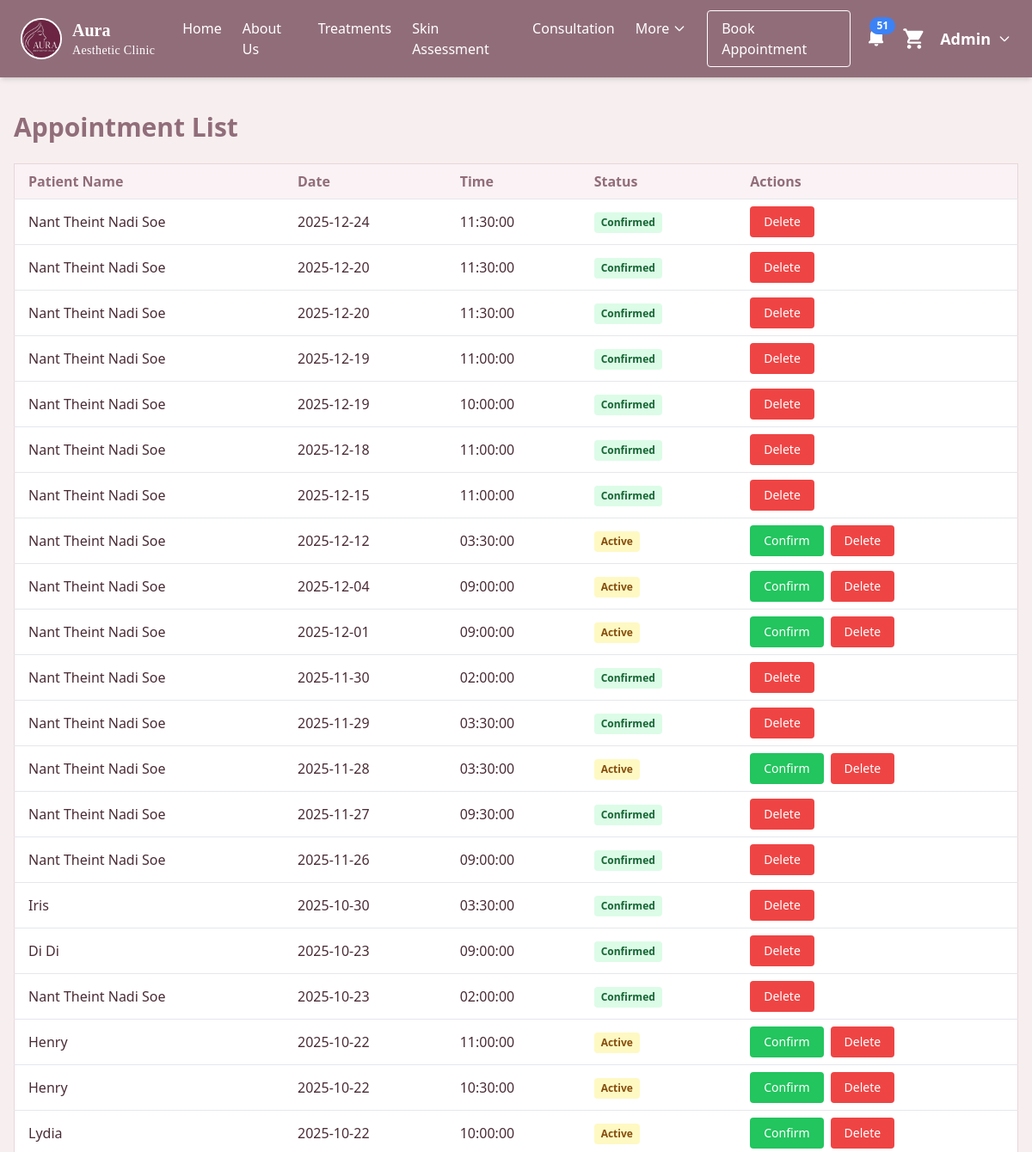
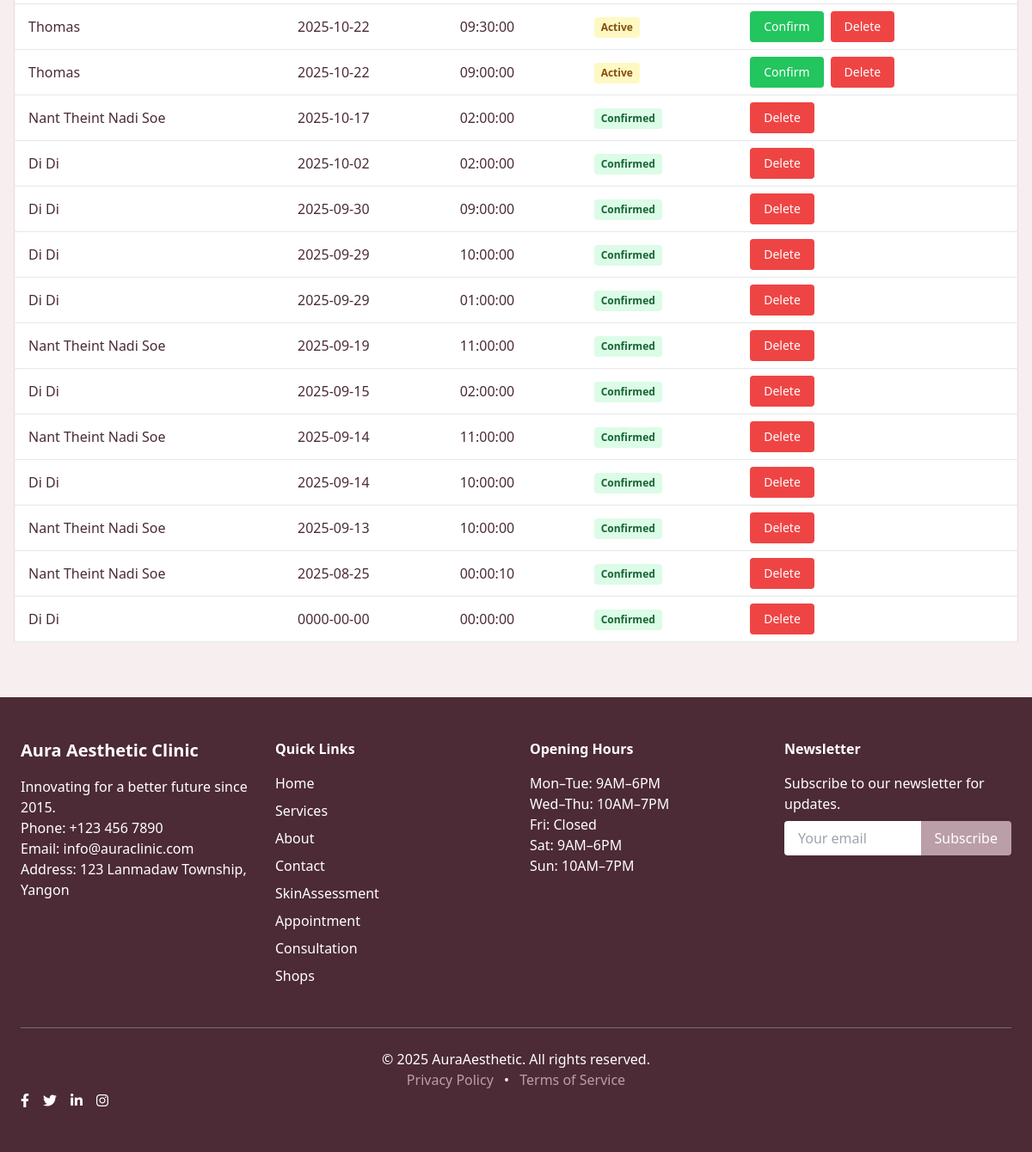
Screenshot of /appointmentlist.php (signed in) with the database file from the repository (2 pictures, top to bottom).
### tables this page shows
CREATE TABLE `appointment` (
  `AppointmentCode` varchar(20) NOT NULL,
  `PatientID` int(11) NOT NULL,
  `AppointmentDate` date NOT NULL,
  `AppointmentTime` time NOT NULL,
  `Name` varchar(30) NOT NULL,
  `Email` varchar(30) NOT NULL,
  `PhoneNumber` varchar(30) NOT NULL,
  `Address` varchar(50) NOT NULL,
  `Status` varchar(30) NOT NULL,
  `IsNotified` tinyint(1) NOT NULL
);

CREATE TABLE `patientregister` (
  `PatientID` int(11) NOT NULL,
  `Name` varchar(50) NOT NULL,
  `UserName` varchar(50) NOT NULL,
  `Email` varchar(50) NOT NULL,
  `Password` varchar(255) NOT NULL,
  `PhoneNumber` varchar(30) NOT NULL,
  `DateofBirth` date NOT NULL,
  `Gender` varchar(30) NOT NULL,
  `Address` varchar(50) NOT NULL
);

### appointmentlist.php (the view, shortened to what this page needs)
<?php
$role = $_SESSION['position'];
include('header.php');
include('navbar.php');
?>
<body class="bg-[#F7EFEF] text-[#4A2C35] font-sans">
    <div class="max-w-7xl mx-auto mt-6 lg:mt-10 px-3 sm:px-4 mb-8 lg:mb-16">
        <h1 class="text-2xl lg:text-3xl font-bold text-[#916D7A] mb-4 lg:mb-6">Appointment List</h1>
        <div class="overflow-x-auto">
            <table class="w-full bg-white border border-[#EBD5DC] rounded shadow-md text-sm lg:text-base">
                <thead>
                    <tr class="bg-[#FAF2F5] text-[#916D7A]">
                        <th class="py-2 px-2 sm:px-4 border-b text-left">Patient Name</th>
                        <th class="py-2 px-2 sm:px-4 border-b text-left">Date</th>
                        <th class="py-2 px-2 sm:px-4 border-b text-left">Time</th>
                        <th class="py-2 px-2 sm:px-4 border-b text-left">Status</th>
                        <th class="py-2 px-2 sm:px-4 border-b text-left">Actions</th>
                    </tr>
                </thead>
                <tbody>
                    <?php
                    $apptQuery = mysqli_query($connect, "
                        SELECT a.*, p.Name AS PatientName
                        FROM appointment a
                        LEFT JOIN patientregister p
                        ON a.PatientID = p.PatientID
                        ORDER BY AppointmentDate DESC, AppointmentTime DESC
                    ");
                    if ($apptQuery && mysqli_num_rows($apptQuery) > 0):
                        while ($a = mysqli_fetch_assoc($apptQuery)):
                    ?>
                            <tr class="hover:bg-[#F7EFEF]">
                                <td class="py-2 px-2 sm:px-4 border-b"><?= htmlspecialchars($a['PatientName']) ?></td>
                                <td class="py-2 px-2 sm:px-4 border-b"><?= htmlspecialchars($a['AppointmentDate']) ?></td>
                                <td class="py-2 px-2 sm:px-4 border-b"><?= htmlspecialchars($a['AppointmentTime']) ?></td>
                                <td class="py-2 px-2 sm:px-4 border-b">
                                    <span class="inline-block px-2 py-1 rounded text-xs font-semibold
                                        <?= $a['Status'] === 'Confirmed' ? 'bg-green-100 text-green-800' : 'bg-yellow-100 text-yellow-800' ?>">
                                        <?= htmlspecialchars($a['Status']) ?>
                                    </span>
                                </td>
                                <td class="py-2 px-2 sm:px-4 border-b">
                                    <div class="flex flex-col sm:flex-row gap-1 sm:gap-2">
                                        <?php if ($a['Status'] !== 'Confirmed'): ?>
                                            <?php if (in_array($role, ['Admin', 'Receptionist'])): ?>
                                                <a href="appointmentlist.php?confirm_appointment=<?= urlencode($a['AppointmentCode']) ?>"
                                                    class="bg-green-500 text-white px-2 sm:px-4 py-1 sm:py-2 rounded hover:bg-green-700 text-xs sm:text-sm text-center"
                                                    onclick="return confirm('Confirm this appointment?');">
                                                    Confirm
                                                </a>
                                            <?php endif; ?>
                                        <?php endif; ?>
                                        <?php if ($role === 'Admin'): ?>
                                            <a href="appointmentlist.php?delete_appointment=<?= urlencode($a['AppointmentCode']) ?>"
                                                class="bg-red-500 text-white px-2 sm:px-4 py-1 sm:py-2 rounded hover:bg-red-700 text-xs sm:text-sm text-center"
                                                onclick="return confirm('Delete this appointment?');">
                                                Delete
                                            </a>
                                        <?php endif; ?>
                                    </div>
                                </td>
                            </tr>
                        <?php endwhile;
                    else: ?>
                        <tr>
                            <td colspan="5" class="text-center text-gray-500 py-4">No appointments found.</td>
                        </tr>
                    <?php endif; ?>
                </tbody>
            </table>
        </div>
    </div>
</body>
<?php include('footer.php'); ?>

### style.css (style rules this page uses)
body { background-color: pink; }

### rows the page displays
appointment: PatientID.Name "Nant Theint Nadi Soe", AppointmentDate "2025-12-24", AppointmentTime "11:30:00", Status "Confirmed"
appointment: PatientID.Name "Nant Theint Nadi Soe", AppointmentDate "2025-12-20", AppointmentTime "11:30:00", Status "Confirmed"
appointment: PatientID.Name "Nant Theint Nadi Soe", AppointmentDate "2025-12-20", AppointmentTime "11:30:00", Status "Confirmed"
appointment: PatientID.Name "Nant Theint Nadi Soe", AppointmentDate "2025-12-19", AppointmentTime "11:00:00", Status "Confirmed"
appointment: PatientID.Name "Nant Theint Nadi Soe", AppointmentDate "2025-12-19", AppointmentTime "10:00:00", Status "Confirmed"
appointment: PatientID.Name "Nant Theint Nadi Soe", AppointmentDate "2025-12-18", AppointmentTime "11:00:00", Status "Confirmed"
appointment: PatientID.Name "Nant Theint Nadi Soe", AppointmentDate "2025-12-15", AppointmentTime "11:00:00", Status "Confirmed"
appointment: PatientID.Name "Nant Theint Nadi Soe", AppointmentDate "2025-12-12", AppointmentTime "03:30:00", Status "Active"
appointment: PatientID.Name "Nant Theint Nadi Soe", AppointmentDate "2025-12-04", AppointmentTime "09:00:00", Status "Active"
appointment: PatientID.Name "Nant Theint Nadi Soe", AppointmentDate "2025-12-01", AppointmentTime "09:00:00", Status "Active"
appointment: PatientID.Name "Nant Theint Nadi Soe", AppointmentDate "2025-11-30", AppointmentTime "02:00:00", Status "Confirmed"
appointment: PatientID.Name "Nant Theint Nadi Soe", AppointmentDate "2025-11-29", AppointmentTime "03:30:00", Status "Confirmed"
appointment: PatientID.Name "Nant Theint Nadi Soe", AppointmentDate "2025-11-28", AppointmentTime "03:30:00", Status "Active"
appointment: PatientID.Name "Nant Theint Nadi Soe", AppointmentDate "2025-11-27", AppointmentTime "09:30:00", Status "Confirmed"
appointment: PatientID.Name "Nant Theint Nadi Soe", AppointmentDate "2025-11-26", AppointmentTime "09:00:00", Status "Confirmed"
appointment: PatientID.Name "Iris", AppointmentDate "2025-10-30", AppointmentTime "03:30:00", Status "Confirmed"
appointment: PatientID.Name "Di Di", AppointmentDate "2025-10-23", AppointmentTime "09:00:00", Status "Confirmed"
appointment: PatientID.Name "Nant Theint Nadi Soe", AppointmentDate "2025-10-23", AppointmentTime "02:00:00", Status "Confirmed"
appointment: PatientID.Name "Henry", AppointmentDate "2025-10-22", AppointmentTime "11:00:00", Status "Active"
appointment: PatientID.Name "Henry", AppointmentDate "2025-10-22", AppointmentTime "10:30:00", Status "Active"
appointment: PatientID.Name "Lydia", AppointmentDate "2025-10-22", AppointmentTime "10:00:00", Status "Active"
appointment: PatientID.Name "Thomas", AppointmentDate "2025-10-22", AppointmentTime "09:30:00", Status "Active"
appointment: PatientID.Name "Thomas", AppointmentDate "2025-10-22", AppointmentTime "09:00:00", Status "Active"
appointment: PatientID.Name "Nant Theint Nadi Soe", AppointmentDate "2025-10-17", AppointmentTime "02:00:00", Status "Confirmed"
appointment: PatientID.Name "Di Di", AppointmentDate "2025-10-02", AppointmentTime "02:00:00", Status "Confirmed"
appointment: PatientID.Name "Di Di", AppointmentDate "2025-09-30", AppointmentTime "09:00:00", Status "Confirmed"
appointment: PatientID.Name "Di Di", AppointmentDate "2025-09-29", AppointmentTime "10:00:00", Status "Confirmed"
appointment: PatientID.Name "Di Di", AppointmentDate "2025-09-29", AppointmentTime "01:00:00", Status "Confirmed"
appointment: PatientID.Name "Nant Theint Nadi Soe", AppointmentDate "2025-09-19", AppointmentTime "11:00:00", Status "Confirmed"
appointment: PatientID.Name "Di Di", AppointmentDate "2025-09-15", AppointmentTime "02:00:00", Status "Confirmed"
appointment: PatientID.Name "Nant Theint Nadi Soe", AppointmentDate "2025-09-14", AppointmentTime "11:00:00", Status "Confirmed"
appointment: PatientID.Name "Di Di", AppointmentDate "2025-09-14", AppointmentTime "10:00:00", Status "Confirmed"
appointment: PatientID.Name "Nant Theint Nadi Soe", AppointmentDate "2025-09-13", AppointmentTime "10:00:00", Status "Confirmed"
appointment: PatientID.Name "Nant Theint Nadi Soe", AppointmentDate "2025-08-25", AppointmentTime "00:00:10", Status "Confirmed"
appointment: PatientID.Name "Di Di", AppointmentDate "0000-00-00", AppointmentTime "00:00:00", Status "Confirmed"

### other values shown
$staffNotiCount "51"
$staffName "Admin"
